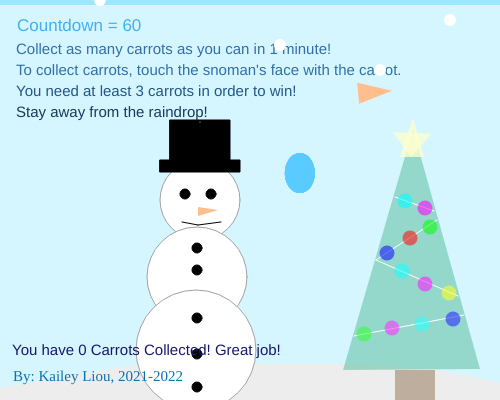
Frame 1 (no input)
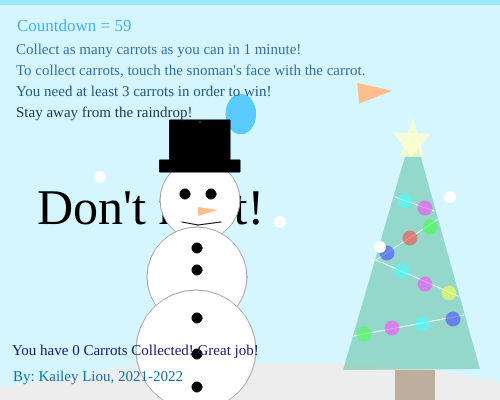
Frame 60 (no input)
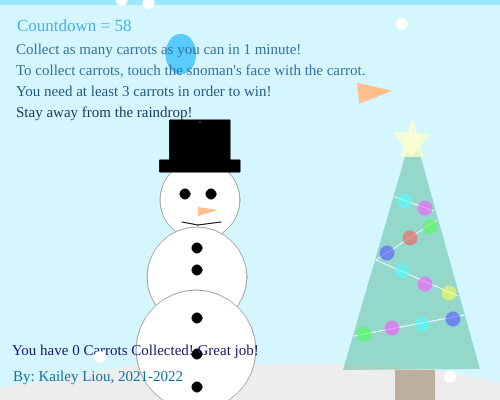
Frame 120 (the mouse pressed at the canvas centre since frame 60)

The p5.js sketch that drew these frames (run headless with seeded random() and noise() and a simulated clock; from frame 60 on, the mouse is pressed at the canvas centre):

// p5.js sketch
// ── sketch.js
let x = 200;
let y = 200;
let deltaX = 0;
let deltaY = 0;
let score = 60;
let carrotX;
let carrotY;
let rainX;
let rainY;
let gotCarrot = false;
let gotRain = false;
let numCarrots = 0;
let numRain = 0;
let c = 0;
let a = 255;
let b = 400;
let speed = 5;
let snowX = 100;
let snowY = 0;
let snowY2 = 45;
let snowX2 = 280;
let snowY3 = 70;
let snowX3 = 380;
let snowY4 = 20;
let snowX4 = 450;
let snowY5 = 48;
let snowX5 = 534;
let level = 1;
let badCloudX;
let badCloudY;
let badCloudDeltaX = -1;
let badCloudDeltaY = -1;

function setup() {
  createCanvas(500, 400);
  carrotX = random(500);
  carrotY = random(400);
  badCloudX = random(400);
  badCloudY = random(500);
}

function draw() {
  if (level == 1) {
  }
  background(214, 246, 255);
  print(mouseX, mouseY);

  //Boundaries
  //Border

  fill(0, 0, 0);
  stroke(255, 255, 255);
  ellipse(x - 1, y - 81, 1, 1);
  ellipse(x - 65, y + 46, 1, 1);
  ellipse(x + 55, y + 152, 1, 1);
  ellipse(x - 7, y + 185, 1, 1);

  if (x < 0) {
    x = 0;
  }

  if (x > 500) {
    x = 500;
  }

  if (y < 0) {
    y = 0;
  }

  if (y > 400) {
    y = 400;
  }

  //Color
  
  stroke(237, 237, 237);
  strokeWeight(50);
  line(0, 413, 143, 389);
  line(143, 389, 343, 389);
  line(343, 389, 430, 394);
  line(430, 394, 526, 413);
  strokeWeight(1);

  //Background shapes

  //Christmas tree

  noStroke();
  fill(45, 168, 123, 100);
  triangle(343, 370, 413, 129, 480, 369);
  fill(115, 77, 34, 100);
  rect(395, 370, 40, 40);
  fill(253, 255, 207, 200);
  triangle(400, 157, 413, 118, 424, 157);
  triangle(393, 132, 431, 134, 411, 157);

  stroke(255, 255, 255);
  line(395, 197, 434, 211);
  line(437, 220, 376, 260);
  line(376, 260, 458, 296);
  line(464, 315, 354, 336);

  noStroke(0);
  fill(c, a, b, 150);
  ellipse(405, 201, 15, 15);
  c = c + speed;
  if (c > 255) {
    speed = -0.5;
  }
  if (c < 0) {
    speed = 0.5;
  }

  fill(a, c, b, 150);
  ellipse(425, 208, 15, 15);
  c = c + speed;
  if (c > 255) {
    speed = -0.5;
  }
  if (c < 0) {
    speed = 0.5;
  }

  fill(c, a, c, 150);
  ellipse(430, 227, 15, 15);
  c = c + speed;
  if (c > 255) {
    speed = -0.5;
  }
  if (c < 0) {
    speed = 0.5;
  }

  fill(b, c, c, 150);
  ellipse(410, 238, 15, 15);
  c = c + speed;
  if (c > 255) {
    speed = -0.5;
  }
  if (c < 0) {
    speed = 0.5;
  }

  fill(c, c, b, 150);
  ellipse(387, 253, 15, 15);
  c = c + speed;
  if (c > 255) {
    speed = -0.5;
  }
  if (c < 0) {
    speed = 0.5;
  }

  fill(c, a, b, 150);
  ellipse(402, 271, 15, 15);
  c = c + speed;
  if (c > 255) {
    speed = -0.5;
  }
  if (c < 0) {
    speed = 0.5;
  }

  fill(a, c, b, 150);
  ellipse(425, 284, 15, 15);
  c = c + speed;
  if (c > 255) {
    speed = -0.5;
  }
  if (c < 0) {
    speed = 0.5;
  }

  fill(b, b, c, 150);
  ellipse(449, 293, 15, 15);
  c = c + speed;
  if (c > 255) {
    speed = -0.5;
  }
  if (c < 0) {
    speed = 0.5;
  }

  fill(c, c, a, 150);
  ellipse(453, 319, 15, 15);
  c = c + speed;
  if (c > 255) {
    speed = -0.5;
  }
  if (c < 0) {
    speed = 0.5;
  }

  fill(c, a, b, 150);
  ellipse(422, 324, 15, 15);
  c = c + speed;
  if (c > 255) {
    speed = -0.5;
  }
  if (c < 0) {
    speed = 0.5;
  }

  fill(b, c, b, 150);
  ellipse(392, 328, 15, 15);
  c = c + speed;
  if (c > 255) {
    speed = -0.5;
  }
  if (c < 0) {
    speed = 0.5;
  }

  fill(c, a, c, 150);
  ellipse(364, 334, 15, 15);
  c = c + speed;
  if (c > 255) {
    speed = -0.5;
  }
  if (c < 0) {
    speed = 0.5;
  }

  //Enemy/Bad Guy (Cloud)

  fill(89, 203, 255);
  noStroke(0);
  ellipse(badCloudX, badCloudY, 30, 40);
  ellipse(badCloudX, badCloudY, 30, 40);
  ellipse(badCloudX, badCloudY, 30, 40);
  ellipse(badCloudX, badCloudY, 30, 40);
  ellipse(badCloudX, badCloudY, 30, 40);

  if (dist(badCloudX, badCloudY, x, y) < 100) {
    fill(0, 0, 0);
    textSize(50);
    text("Don't melt!", 37, 224);
  }

  if (badCloudX > 550) {
    badCloudDeltaX = -1 - random(5);
  }

  if (badCloudX < 30) {
    badCloudDeltaX = 1 + random(5);
  }

  if (badCloudY > 350) {
    badCloudDeltaY = -1 - random(5);
  }

  if (badCloudY < 30) {
    badCloudDeltaY = 1 + random(5);
  }

  //Snowman shapes

  stroke(161, 161, 161);
  fill(255, 255, 255);
  ellipse(x, y, 80, 80);
  ellipse(x - 3, y + 77, 100, 100);
  ellipse(x - 4, y + 150, 120, 120);
  stroke(0, 0, 0);
  fill(0, 0, 0);
  rect(x - 40, y - 40, 80, 12);
  rect(x - 30, y - 80, 60, 40);

  fill(255, 190, 140);
  noStroke(0);
  triangle(x - 2, y + 7, x + 18, y + 10, x - 2, y + 16);

  stroke(0, 0, 0);
  line(x - 18, y + 22, x - 2, y + 25);
  line(x - 2, y + 25, x + 21, y + 22);

  fill(0, 0, 0);
  ellipse(x - 15, y - 6, 10, 10);
  ellipse(x + 11, y - 6, 10, 10);

  ellipse(x - 3, y + 48, 10, 10);
  ellipse(x - 3, y + 70, 10, 10);
  ellipse(x - 3, y + 118, 10, 10);
  ellipse(x - 3, y + 154, 10, 10);
  ellipse(x - 3, y + 187, 10, 10);

  x = x + deltaX;
  y = y + deltaY;
  badCloudX = badCloudX + badCloudDeltaX;
  badCloudY = badCloudY + badCloudDeltaY;

  //Getting carrots, hit by raindrops, and countdown

  x = x + deltaX;
  y = y + deltaY;

  noStroke(0);
  fill(255, 190, 140);
  triangle(
    carrotX,
    carrotY,
    carrotX + 35,
    carrotY + 8,
    carrotX + 2,
    carrotY + 21
  );

  if (dist(carrotX + 25, carrotY, x, y) < 20) {
    gotCarrot = true;
    carrotX = random(400);
    carrotY = random(400);
    numCarrots = numCarrots + 1;
  }

  if (gotCarrot == true) {
    fill(255, 190, 140);
    noStroke(0);
    triangle(x - 7, y + 7, x + 16, y + 9, x - 5, y + 16);
  }

  noStroke(0);
  fill(50, 111, 168);
  textSize(15);
  text("Collect as many carrots as you can in 1 minute!", 16, 54);
  text("To collect carrots, touch the snoman's face with the carrot.", 16, 75);
  fill(35, 87, 135);
  text("You need at least 3 carrots in order to win!", 16, 96);
  fill(24, 59, 92);
  text("Stay away from the raindrop!", 16, 117);

  noStroke(0);
  fill(24, 24, 112);
  if (numCarrots == 1) {
    text("You have " + numCarrots + " Carrots Collected! Great job!", 12, 355);
  } else {
    text("You have " + numCarrots + " Carrots Collected! Great job!", 12, 355);
  }

  if (score>0){
    score = score - 1/60;
  }
  
  fill(65, 176, 240);
  textSize(17);
  text("Countdown = " + round(score), 17, 31);
  
  if(score<=0){
    if (numCarrots <= 2){
      level = 3
    }
    else {
      level = 2
    }
  }

  if (dist(rainX + 25, rainY, x, y) < 20) {
    gotRain = true;
    rainX = random(400);
    rainY = random(400);
    numRain = numRain + 1;
  }

  //Color Boundary
  
  fill(156, 233, 255);
  rect(0, 0, 500, 5);
  
  if (red(get(x, y-2))==156) { 
    y=y+10; 
  }

  fill(255, 255, 255);
  ellipse(x, y-78, 1, 1);
  
  //Words and Text

  noStroke(0);
  fill(13, 114, 168);
  textFont("Times", 15);
  text("By: Kailey Liou, 2021-2022", 13, 381);

  //Snow

  fill(255, 255, 255);
  ellipse(snowX, snowY, 12, 12);
  snowY = snowY + 3;
  if (snowY > 400) {
    snowY = 0;
    snowX = random(500);
  }

  fill(255, 255, 255);
  ellipse(snowX2, snowY2, 12, 12);
  snowY2 = snowY2 + 3;
  if (snowY2 > 400) {
    snowY2 = 0;
    snowX2 = random(500);
  }

  fill(255, 255, 255);
  ellipse(snowX3, snowY3, 12, 12);
  snowY3 = snowY3 + 3;
  if (snowY3 > 400) {
    snowY3 = 0;
    snowX3 = random(500);
  }

  fill(255, 255, 255);
  ellipse(snowX4, snowY4, 12, 12);
  snowY4 = snowY4 + 3;
  if (snowY4 > 400) {
    snowY4 = 0;
    snowX4 = random(500);
  }

  fill(255, 255, 255);
  ellipse(snowX5, snowY5, 12, 12);
  snowY5 = snowY5 + 3;
  if (snowY5 > 400) {
    snowY5 = 0;
    snowX5 = random(500);
  }

  //Level 2

  if (level == 2) {
    background(167, 201, 200);
    if (x < 0) {
      level = 1;
      x = 400;
    }

    stroke(94, 3, 58);
    textFont("Times", 13);
    textSize(100);
    text("The End!", 68, 159);
    noStroke(0);
    textSize(40);
    text("Your final score: " + numCarrots, 111, 242);
    text("carrots!", 181, 289);
    
    stroke(255, 255, 255);
    fill(230, 244, 245);
    rect(166, 320, 160, 50);
    
    fill(168, 168, 168);
    textSize(30);
    text("Replay", 202, 354);
    
    if(mouseIsPressed&&mouseX>165&&mouseX<326&&mouseY>321&&mouseY<369){
      level=1
      gotCarrot = false;
      gotRain = false;
      numCarrots = 0;
      numRain = 0;
      score = 60;
      x = 200;
      y = 200;
    }
    
  }
  
  //Level 3
  
 if (level == 3) {
    background(167, 201, 200);

    stroke(94, 3, 58);
    textFont("Times", 13);
    textSize(100);
    text("You Lost!", 68, 159);
    noStroke(0);
    textSize(40);
    text("Your final score: " + numCarrots, 111, 242);
    text("carrots", 181, 289);
    
    stroke(255, 255, 255);
    fill(230, 244, 245);
    rect(166, 320, 160, 50);
    
    fill(168, 168, 168);
    textSize(30);
    text("Replay", 202, 354);
    
    if(mouseIsPressed&&mouseX>165&&mouseX<326&&mouseY>321&&mouseY<369){
      level=1
      gotCarrot = false;
      gotRain = false;
      numCarrots = 0;
      numRain = 0;
      score = 60;
      x = 200;
      y = 200;
    }
    
  }
  
  //Key pressed game part

  x = x + deltaX;
  y = y + deltaY;

  if (keyIsPressed) {
    if (key == "d") {
      x = x + 3;
    }
    if (key == "a") {
      x = x - 3;
    }
    if (key == "w") {
      y = y - 3;
    }
    if (key == "s") {
      y = y + 3;
    }
  }

  //WASD part

  function keyPressed() {
    if (key == "a") {
      deltaX = -5;
    }
    if (key == "d") {
      deltaX = 5;
    }
    if (key == "w") {
      deltaY = -5;
    }
    if (key == "s") {
      deltaY = 5;
    }
    if (key == "A") {
      deltaX = -10;
    }
    if (key == "D") {
      deltaX = 10;
    }
    if (key == "S") {
      deltaY = 10;
    }
    if (key == "W") {
      deltaY = -10;
    }
  }

  function keyReleased() {
    if (key == "a") {
      deltaX = 0;
    }
    if (key == "d") {
      deltaX = 0;
    }
    if (key == "w") {
      deltaY = 0;
    }
    if (key == "s") {
      deltaY = 0;
    }
  }
}
